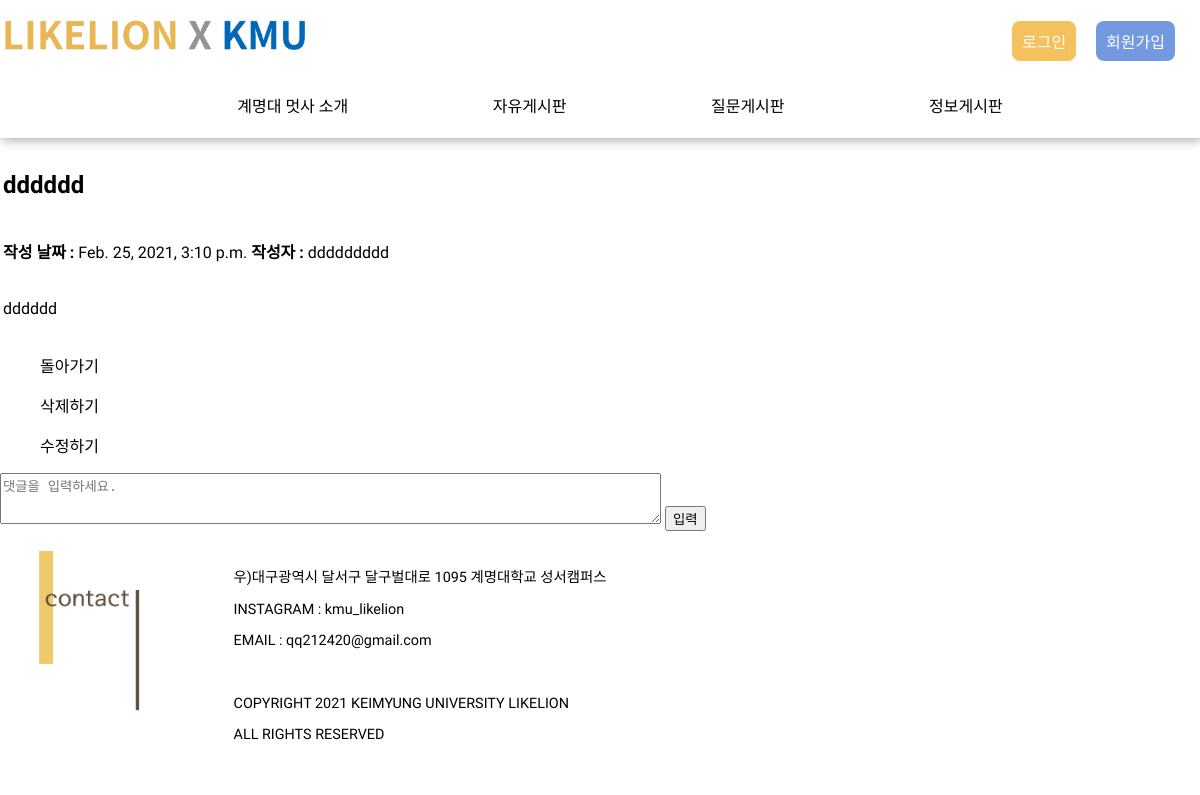
Page /crud/50 on the earlier database version.
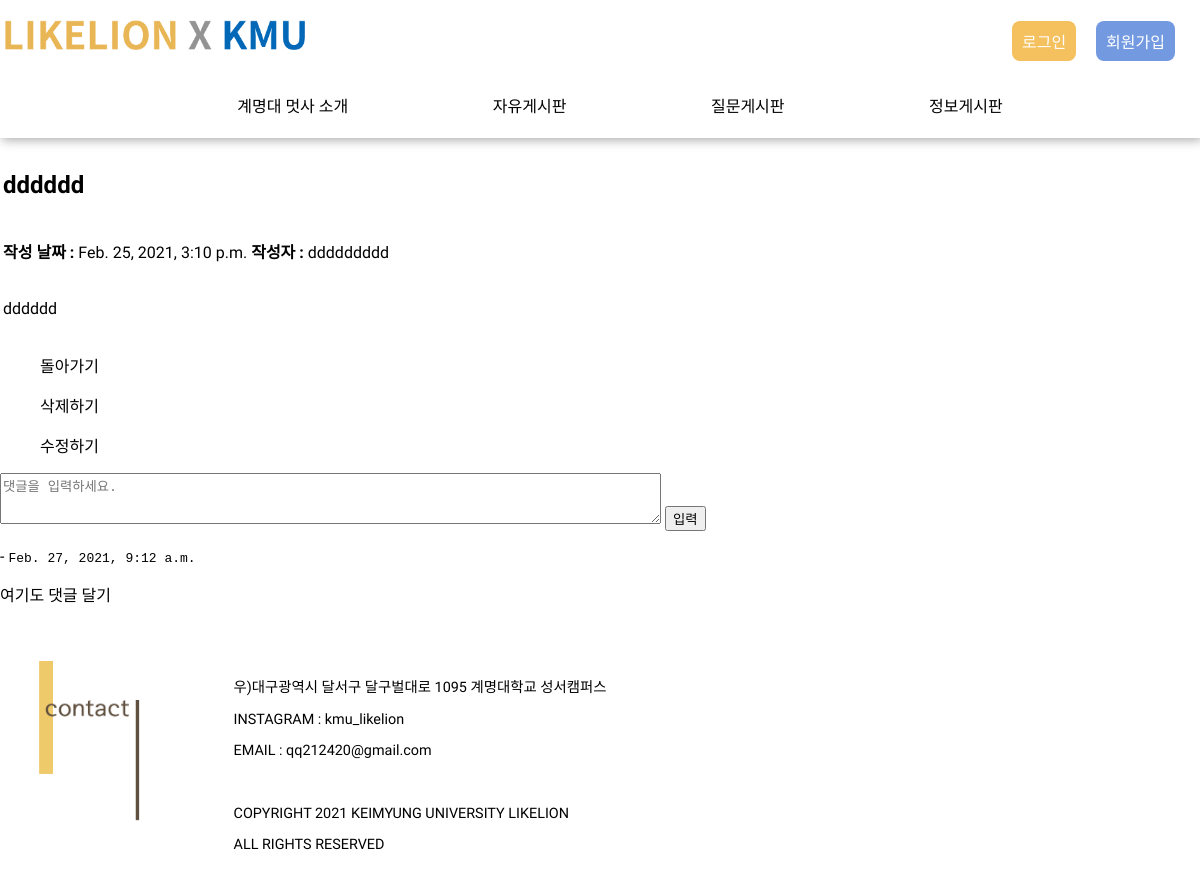
Same page on the later database version.
### crud/models.py (models this page shows, shortened)
class CrudComment(models.Model):
    crud_id = models.ForeignKey(Crud, related_name="crud", on_delete=models.CASCADE, db_column="crud_id")
    name = models.CharField(max_length=50)
    pub_date = models.DateTimeField('date published')
    body = models.TextField(null=False, blank=False)

### crud/views.py (the view)
# urls.py: path('crud/<int:crud_id>', views.detail, name='detail'),
def detail(request, crud_id):
    crud_detail = get_object_or_404(Crud, pk=crud_id)
    try:
        comments = CrudComment.objects.filter(crud_id=crud_id)
        try:
            comments = comments.objects.all()
        except AttributeError: # 댓글이 하나밖에 없을때 예외 처리
            pass
    except CrudComment.DoesNotExist: # 댓글이 존재하지 않을때 예외 처리
        comments = None
    content = {
        'crud' : crud_detail,
        "comments" : comments,
    }
    return render(request, 'detail.html' , content)

### crud/templates/detail.html (shortened to what this page needs)
{% extends 'base.html' %}
{% load static %}
{% block content %}
    <head>
        <link rel="stylesheet" href="{% static 'css/detail.css'%}">
    </head>
    <body>
            <div class="container">
                <div class="postBody">
                    <table>
                        <thead>
                            <td colspan="2">
                                <h2>{{ crud.title }}</h2>
                            </td>
                        </thead>
                        <tbody>
                            <td>
                                <p><b>작성 날짜 : </b>{{ crud.pub_date }}</p>
                            </td>
                            <td>
                                <p><b>작성자 :</b> {{ crud.name }}</p>
                            </td>
                        </tbody>
                        <tfoot>
                            <tr colspan="2">
                                <td><p>{{ crud.body }}</p></td>
                            </tr>
                        </tfoot>
                    </table>
                </div>
                <div class="btnList">
                    <ul >
                        <li>
                            <div class="freeBack">
                                <p><a href="{% url 'free' %}">돌아가기</a></p>
                            </div>
                        </li>
                        <li>
                            <div class="freeDelete">
                                <p><a href = "{% url 'delete' crud.id %}">삭제하기</a></p>
                            </div>
                        </li>
                        <li>
                            <div class="freeEdit">
                                <p><a href = "{% url 'edit' crud.id %}">수정하기</a></p>
                            </div>
                        </li>
                    </ul>
                </div>
            </div>
            <div class="container">
                <form method="POST" action="{% url 'crudComment' %}">
                    <textarea name="body" placeholder="댓글을 입력하세요." rows="3" cols="80"></textarea>
                    <input type="submit" value="입력">
                </form>
                {% for comment in comments %}
                    <p><b>{{ comment.name }}</b> - <tt>{{ comment.pub_date }}</tt></p>
                    <p>{{ comment.body }}</p><br>
                {% endfor %}
            </div>
    </body>
{% endblock %}

Differences in the rows shown:
added CrudComment: pub_date "Feb. 27, 2021, 9:12 a.m.", body "여기도 댓글 달기"
